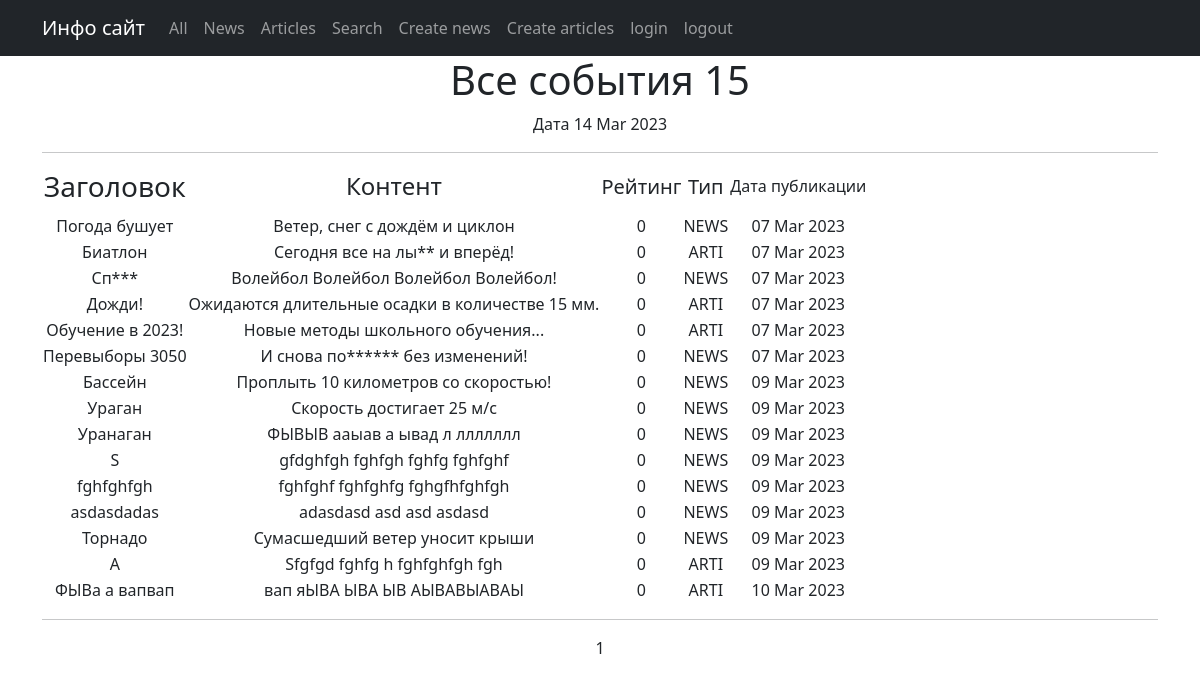
/posts/, run on the app's committed database.
### posts/models.py (models this page shows, shortened)
class Post(models.Model):
    article = 'ARTI'
    news = 'NEWS'
    POST_TYPE = [
        (article, 'Статья'),
        (news, 'Новость')
    ]
    author = models.ForeignKey(Author, on_delete=models.CASCADE)
    types = models.CharField(max_length=4, choices=POST_TYPE, default=news)
    time_date = models.DateTimeField(auto_now_add=True)
    category = models.ManyToManyField(Category, through='PostCategory')
    title = models.CharField(max_length=255, blank=False)
    content = models.TextField(blank=False)
    rating = models.IntegerField(default=0)

### posts/views.py (the view)
# urls.py: path('', PostList.as_view(), name='post_list'),
class PostList(ListView):
    model = Post
    ordering = 'time_date'
    template_name = 'posts.html'
    context_object_name = 'posts'
    paginate_by = 20
    def get_context_data(self, **kwargs):
        context = super().get_context_data(**kwargs)
        context['num_of_posts'] = len(Post.objects.filter())
        return context

### posts/templatetags/custom_filters.py (called while the page is built)
@register.filter()
def censor(value):
    new_list = list(value.split())
    if isinstance(value, str):
        for i in range(len(new_list)):
            if new_list[i].lower() in censor_list:
                s = new_list[i]
                new_list[i] = s[:2] + '*' * (len(s) - 2)
        return ' '.join(new_list)
    else:
        raise TypeError('Объект не является строкой')

### posts/templatetags/custom_tags.py (called while the page is built)
@register.simple_tag()
def current_time(format_string='%b %d %Y'):
    return datetime.utcnow().strftime(format_string)

### templates/posts.html (shortened to what this page needs)
{% extends 'flatpages/default.html' %}
{% load custom_filters %}
{% load custom_tags %}
{% block content %}
<h1>Все события {{ posts|length }} </h1>
Дата {% current_time '%d %b %Y' %}
<hr>
    {% if posts %}
        <table>
            <tr>
                <td><h3>Заголовок</h3></td>
                <td><h4>Контент</h4></td>
                <td><h5>Рейтинг</h5></td>
                <td><h5>Тип</h5></td>
                <td><h6>Дата публикации</h6></td>
            </tr>
            {% for post in posts %}
            <tr>
                <td>{{ post.title|truncatewords:3|censor }}</td>
                <td>{{ post.content|truncatewords:20|censor }}</td>
                <td>{{ post.rating }}</td>
                <td>{{ post.types }}</td>
                <td>{{ post.time_date|date:'d M Y' }}</td>
            </tr>
            {% endfor %}
        </table>
    {% else %}
        <h2>Новостей нет!</h2>
    {% endif %}
    <hr>
    {{ page_obj.number }}
{% endblock content %}

### data on the page
Post: title|censor "Погода бушует", content|censor "Ветер, снег с дождём и циклон", rating "0", types "NEWS", time_date "07 Mar 2023"
Post: title|censor "Биатлон", content|censor "Сегодня все на лы** и вперёд!", rating "0", types "ARTI", time_date "07 Mar 2023"
Post: title|censor "Сп***", content|censor "Волейбол Волейбол Волейбол Волейбол!", rating "0", types "NEWS", time_date "07 Mar 2023"
Post: title|censor "Дожди!", content|censor "Ожидаются длительные осадки в количестве 15 мм.", rating "0", types "ARTI", time_date "07 Mar 2023"
Post: title|censor "Обучение в 2023!", content|censor "Новые методы школьного обучения...", rating "0", types "ARTI", time_date "07 Mar 2023"
Post: title|censor "Перевыборы 3050", content|censor "И снова по****** без изменений!", rating "0", types "NEWS", time_date "07 Mar 2023"
Post: title|censor "Бассейн", content|censor "Проплыть 10 километров со скоростью!", rating "0", types "NEWS", time_date "09 Mar 2023"
Post: title|censor "Ураган", content|censor "Скорость достигает 25 м/с", rating "0", types "NEWS", time_date "09 Mar 2023"
Post: title|censor "Уранаган", content|censor "ФЫВЫВ ааыав а ывад л ллллллл", rating "0", types "NEWS", time_date "09 Mar 2023"
Post: title|censor "S", content|censor "gfdghfgh fghfgh fghfg fghfghf", rating "0", types "NEWS", time_date "09 Mar 2023"
Post: title|censor "fghfghfgh", content|censor "fghfghf fghfghfg fghgfhfghfgh", rating "0", types "NEWS", time_date "09 Mar 2023"
Post: title|censor "asdasdadas", content|censor "adasdasd asd asd asdasd", rating "0", types "NEWS", time_date "09 Mar 2023"
Post: title|censor "Торнадо", content|censor "Сумасшедший ветер уносит крыши", rating "0", types "NEWS", time_date "09 Mar 2023"
Post: title|censor "A", content|censor "Sfgfgd fghfg h fghfghfgh fgh", rating "0", types "ARTI", time_date "09 Mar 2023"
Post: title|censor "ФЫВа а вапвап", content|censor "вап яЫВА ЫВА ЫВ АЫВАВЫАВАЫ", rating "0", types "ARTI", time_date "10 Mar 2023"

### other printed values
{{ posts|length }} "15"
{{ page_obj.number }} "1"
